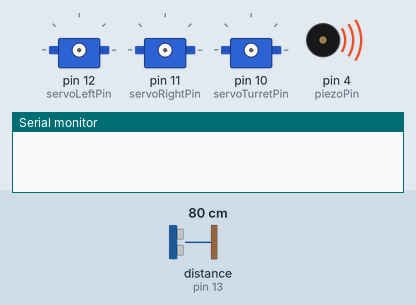
A sketch run on a simulated Arduino Uno, built with avr-gcc and run on an emulated ATmega328P. On the bench: 3 × servo, buzzer (waves = sounding), the last lines printed to the serial monitor. Wiring (inferred from the names in the program): ultrasonic range finder: trigger pin 13; echo pin 13. Inputs (shaded band) come from the test bench; at power-on: distance to the obstacle (sensor on pin 13) 80 cm. The echo pulse lasts 58.3 µs per cm.

Above: at 0.1 s.
At 2.1 s:
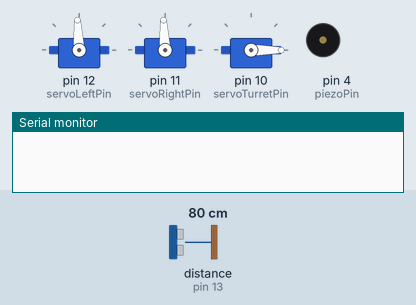
At 3.3 s:
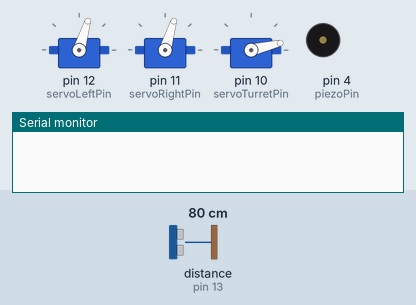
At 4.4 s:
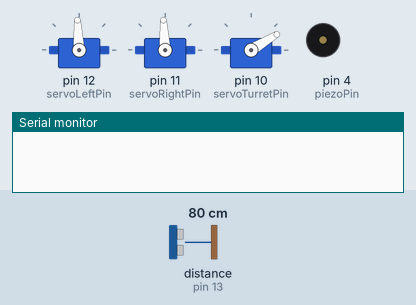
At 5.7 s:
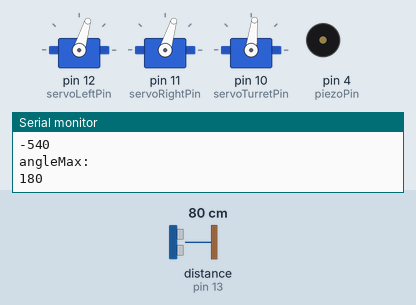
At 6.2 s:
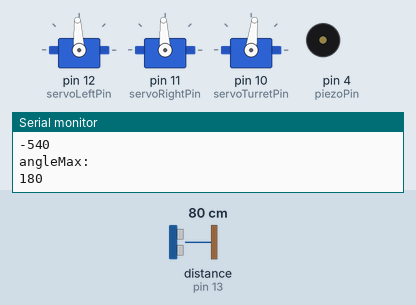
Timing chart, 0 to 7.7 s (numbered marks = the images above):
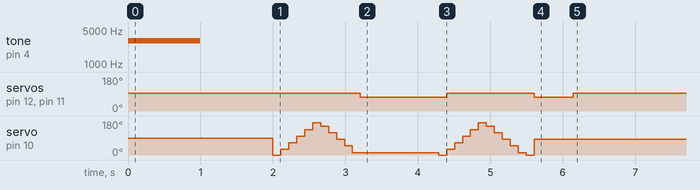

The sketch:

Excercise_10a.ino
```cpp
#include <Servo.h>                                 // Include servo library

Servo servoLeft;                                   // Servo object instances
Servo servoRight;
Servo servoTurret;

const int servoLeftPin = 12;                       // I/O Pin constants
const int servoRightPin = 11;
const int servoTurretPin = 10;
const int pingPin = 13;
const int piezoPin = 4;

const int msPerTurnDegree = 6;                     // For maneuvers
const int tooCloseCm = 30;                         // For distance decisions
const int bumpedCm = 6;
int ccwLim = 1400;                                 // For turret servo control
int rtAngle = 900;
const int usTocm = 29;                             // Ping))) conversion constant


// Sequence of turret positions.
int sequence[] = {0, 2, 4, 6, 8, 10, 9, 7, 5, 3, 1};

// Declare array to store that many cm distance elements using pre-calculated
// number of elements in array.
const int elements = sizeof(sequence);
int cm[elements];
int angle[elements];

int cmMax = 0;
int angleMax = 0;

// Pre-calculate degrees per adjustment of turret servo.
const int degreesTurret = 180/(sizeof(sequence)/sizeof(int)-1);

int i = -1;                                         // Global index
int j = 0;
int h = 0;
int sign = 1;                                      // Sign of increments
int theta = -degreesTurret;                        // Set up initial turret angle

int b =1;
void setup() {
  tone(piezoPin, 3000, 1000);                      // Play tone for 1 second
  delay(1000);                                     // Delay to finish tone

  Serial.begin(9600);                              // Open serial connection

  servoLeft.attach(servoLeftPin);                  // Attach left signal to pin 13
  servoRight.attach(servoRightPin);                // Attach right signal to pin 12
  servoTurret.attach(servoTurretPin);              // Attach turret signal to pin 12
  maneuver(0, 0, 1000);                            // Stay still for 1 second
  turret(0);                                       // Set turret to 0 degrees


  while (h != 2) {
  i++;
   // Advance turret servo to next position in sequence and wait for it to get there.
  theta = sequence[i] * degreesTurret;
  turret(theta);
  delay(100);

  cm[i] = cmDistance();                             // Measure cm from this turret angle
  angle[i] = sequence[i]*degreesTurret;

  if (cm[i] > cmMax){
    if (j == 1) {
      b = 0;
    }
    cmMax = cm[i];
    angleMax = angle[i] + b*180;
  }

  if (h == 1) {
    // Convert degree angle to time the BOE Shield-Bot wheels will have to turn to face
    // direction of turret.
    int turnAngleTime = (90 - angleMax) * msPerTurnDegree;
    Serial.println("turnangletime: ");
    Serial.println(turnAngleTime);
    Serial.println("angleMax: ");
    Serial.println(angleMax);
    turret(90);

    if(turnAngleTime < 0)                          // If negative turning angle,
    {
      turret(90);
      maneuver(-200, 200, -turnAngleTime);         // then rotate CCW for turningAngleTime ms
      maneuver(0,0,100);
      h = 2;
    }
    else                                           // If positive turning angle,
    {
      turret(90);
      maneuver(200, -200, turnAngleTime);          // then rotate CW for turningAngleTime ms
      //turret(0);
      maneuver(0,0,100);
      h =2 ;
    }
    //maneuver(200, 200);                            // Start going forward again
  } else {
    maneuver(0,0);
    //turret(0);

  }

  if(i == 10 && j == 0)                                      // If turret at max, go back to zero
  {
    maneuver(-200,200,180*msPerTurnDegree);
    i = -1;
    j = 1;
  }
  if (i == 10 && j == 1 ) {
    Serial.println("hej");
    i = -1;
    h = 1;
  }
  }
}

void loop() {


}


/*
 * Control BOE Shield-Bot servo direction, speed, set and forget version.
 * Parameters: speedLeft - left servo speed
 *             speedRight - right servo speed
 *             Backward  Linear  Stop  Linear   Forward
 *             -200      -100......0......100       200
 */
void maneuver(int speedLeft, int speedRight)
{
  // Call maneuver with just 1 ms blocking; servos will keep going indefinitely.
  maneuver(speedLeft, speedRight, 1);
}

/*
 * Control BOE Shield-Bot servo direction, speed and maneuver duration.
 * Parameters: speedLeft - left servo speed
 *             speedRight - right servo speed
 *             Backward  Linear  Stop  Linear   Forward
 *             -200      -100......0......100       200
 *             msTime - time to block code execution before another maneuver
 * Source:     http://learn.parallax.com/ManeuverFunction
 */
void maneuver(int speedLeft, int speedRight, int msTime)
{
  servoLeft.writeMicroseconds(1500 + speedLeft);   // Set Left servo speed
  servoRight.writeMicroseconds(1500 - speedRight); // Set right servo speed
  if(msTime==-1)                                   // if msTime = -1
  {
    servoLeft.detach();                            // Stop servo signals
    servoRight.detach();
  }
  delay(msTime);                                   // Delay for msTime
}

/*
 * Position the horn of a Parallax Standard Servo
 * Parameter: degreeVal in a range from 90 to -90 degrees.
 */
void turret(int degreeVal)
{
  servoTurret.writeMicroseconds(ccwLim - rtAngle + (degreeVal * 10));
}

/*
 * Get cm distance measurment from Ping Ultrasonic Distance Sensor
 * Returns: distance measurement in cm.
 */
int cmDistance()
{
  int distance = 0;                                // Initialize distance to zero
  do                                               // Loop in case of zero measurement
  {
    int us = ping(pingPin);                        // Get Ping))) microsecond measurement
    distance = convert(us, usTocm);                // Convert to cm measurement
    delay(3);                                      // Pause before retry (if needed)
  }
  while(distance == 0);
  return distance;                                 // Return distance measurement
}

/*
 * Converts microsecond Ping))) round trip measurement to a useful value.
 * Parameters: us - microsecond value from Ping))) echo time measurement.
 *             scalar - 29 for us to cm, or 74 for us to in.
 * Returns:    distance measurement dictated by the scalar.
 */
int convert(int us, int scalar)
{
    return us / scalar / 2;                        // Echo round trip time -> cm
}

/*
 * Initiate and capture Ping))) Ultrasonic Distance Sensor's round trip echo time.
 * Parameter: pin - Digital I/O pin connected to Ping)))
 * Returns:   duration - The echo time in microseconds
 * Source:    Ping by David A. Mellis, located in File -> Examples -> Sensors
 * To-Do:     Double check timing against datasheet
 */
long ping(int pin){
  long duration;                                   // Variables for calculating distance
  pinMode(pin, OUTPUT);                            // I/O pin -> output
  digitalWrite(pin, LOW);                          // Start low
  delayMicroseconds(2);                            // Stay low for 2 us
  digitalWrite(pin, HIGH);                         // Send 5 us high pulse
  delayMicroseconds(5);
  digitalWrite(pin, LOW);
  pinMode(pin, INPUT);                             // Set I/O pin to input
  duration = pulseIn(pin, HIGH, 25000);            // Measure echo time pulse from Ping)))
  return duration;                                 // Return pulse duration
}
/*
 * Finds the first instance of a value in an array.
 * Parameters: value to search for
 *             array[] to search in
 *             elements - number of elements to search
 * Returns:    index where the matching element was found
 */
int findIn(int value, int array[], int elements)
{
  for(int i = 0; i < elements; i++)
  {
    if(value == array[i]) return i;
  }
  return -1;
}
```
